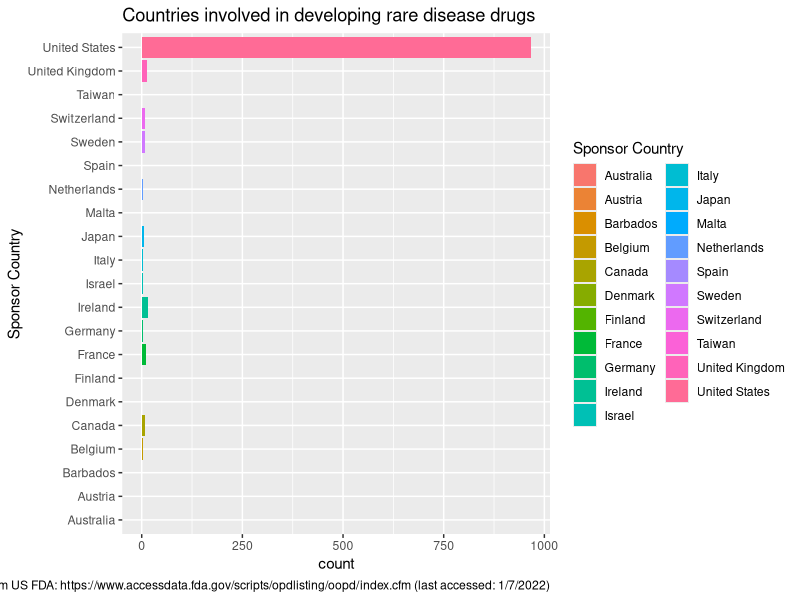

Recreate this plot in R.
## ---- chunk 1
library(tidyverse)
## ---- chunk 2
df <- read_csv("Rare_diseases_drugs_FDA.csv")
## ---- chunk 3
spec(df)
## ---- chunk 4
df %>% View()
## ---- chunk 5
select(df, `Generic Name`, `Trade Name`, `Date Designated`, `Orphan Designation`, `Approved Labeled Indication`, `Marketing Approval Date`, `Exclusivity Protected Indication * (Shown for approvals from Jan. 1, 2013, to the present)`, `Sponsor Country`)
## ---- chunk 6
df %>% count(`Sponsor Country`)
## ---- chunk 7
df1 = df %>% slice(-c(1058))
## ---- chunk 8
df1 %>% count(`Sponsor Country`)
## ---- chunk 9
ggplot(data = df1) +
  geom_bar(mapping = aes(x = `Sponsor Country`, fill = `Sponsor Country`)) +
  labs(title = "Countries involved in developing rare disease drugs", caption = "Dataset from US FDA: https://www.accessdata.fda.gov/scripts/opdlisting/oopd/index.cfm (last accessed: 1/7/2022)") +
  coord_flip()
